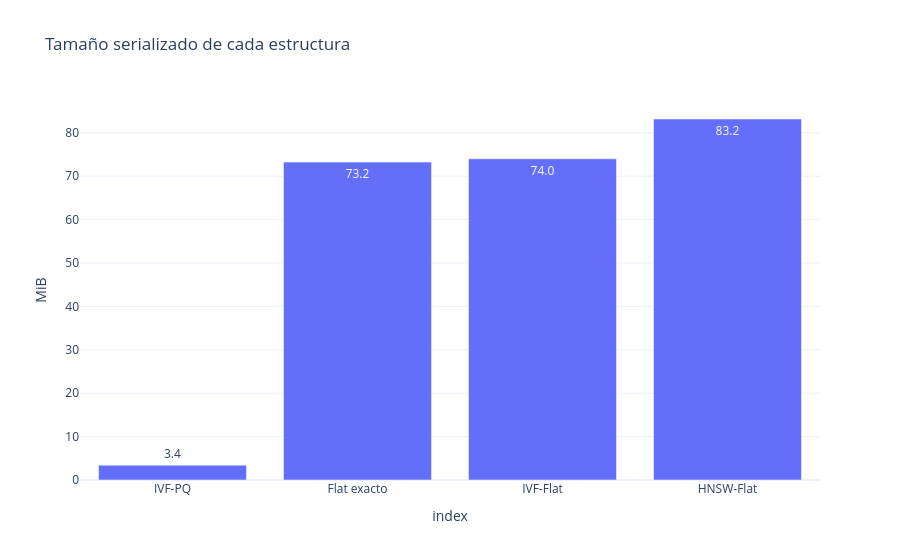

The cell this chart's notebook holds for it:
### Code cell
size_frame = (
    benchmark_frame.groupby("index", as_index=False)["index_size_mib"]
    .first()
    .sort_values("index_size_mib")
)
size_figure = px.bar(
    size_frame,
    x="index",
    y="index_size_mib",
    text_auto=".1f",
    title="Tamaño serializado de cada estructura",
)
size_figure.update_layout(yaxis_title="MiB")
size_figure.show()

### Figure 1 — Plotly figure (JSON) as saved in the notebook; plotly's stock layout.template omitted (floating-point values rounded to 4 significant figures)
{"data": [{"hovertemplate": "index=%{x}<br>index_size_mib=%{y}<extra></extra>", "legendgroup": "", "marker": {"color": "#636efa", "pattern": {"shape": ""}}, "name": "", "orientation": "v", "showlegend": false, "textposition": "auto", "texttemplate": "%{y:.1f}", "type": "bar", "x": ["IVF-PQ", "Flat exacto", "IVF-Flat", "HNSW-Flat"], "xaxis": "x", "y": [3.422, 73.24, 74.0, 83.17], "yaxis": "y"}], "layout": {"barmode": "relative", "legend": {"tracegroupgap": 0}, "title": {"text": "Tamaño serializado de cada estructura"}, "xaxis": {"anchor": "y", "domain": [0, 1], "title": {"text": "index"}}, "yaxis": {"anchor": "x", "domain": [0, 1], "title": {"text": "MiB"}}}}
